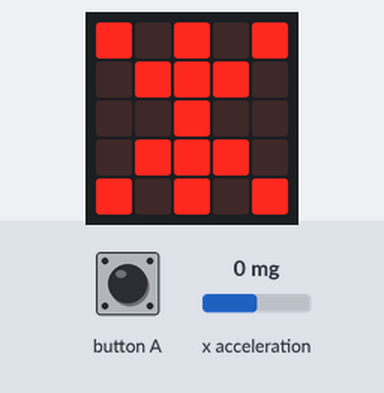
This program was run on a simulated BBC micro:bit (MakeCode). On the bench: the board's 5×5 LED display. The test bench sets the inputs (shaded band); at power-on: x acceleration 0 mg.

Above: at 1.6 s.
1.7 s: x acceleration set to -14 mg
3.2 s: x acceleration set to -18 mg
At 3.7 s:
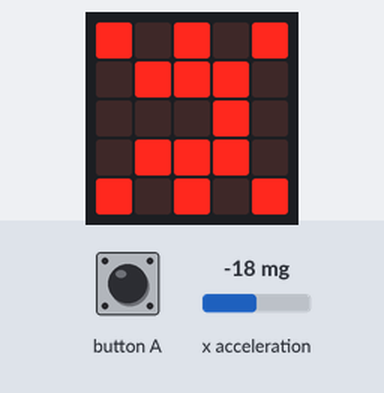
4.7 s: x acceleration set to -1440 mg
At 5.3 s:
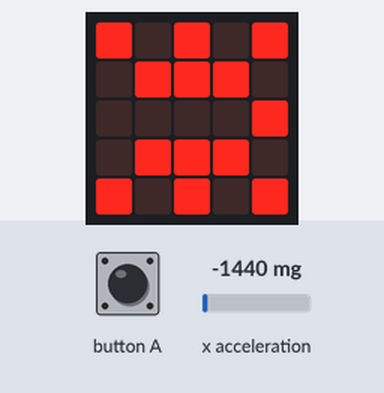
6.2 s: x acceleration set to 750 mg
At 7.4 s:
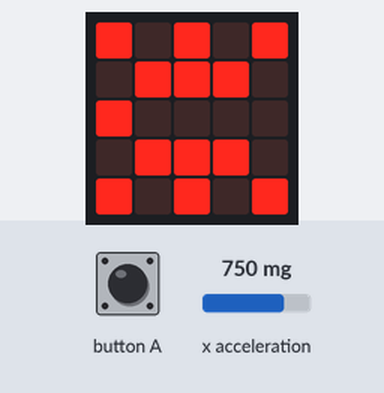
7.7 s: x acceleration set to 70 mg
At 8.2 s:
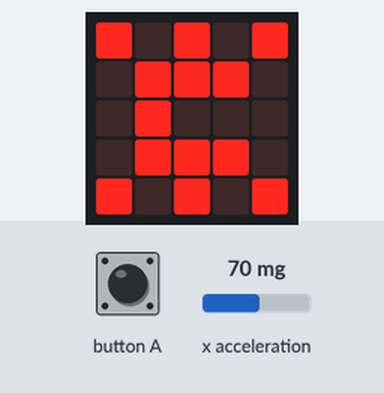
9.2 s: x acceleration set to -750 mg
At 9.8 s:
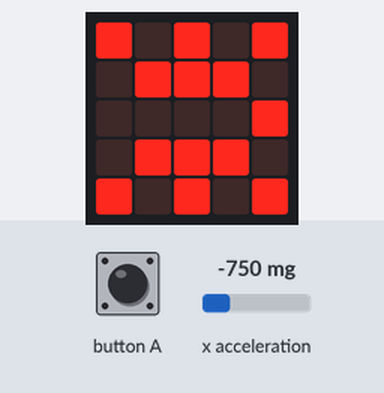
Timing chart, 0 to 11.7 s (numbered marks = the images above; inputs shaded):
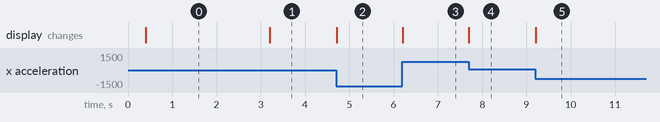

The program:

main.ts
```typescript
input.onButtonPressed(Button.A, function () {
    oprava = zrychleni
})
function mereni () {
    zrychleni = input.acceleration(Dimension.X)
    naklon = zrychleni - oprava
    if (naklon > 100) {
        hodnota_mereni = 0
    } else if (naklon > 15) {
        hodnota_mereni = 1
    } else if (naklon < -100) {
        hodnota_mereni = 4
    } else if (naklon < -15) {
        hodnota_mereni = 3
    } else {
        hodnota_mereni = 2
    }
    return hodnota_mereni
}
let nova = 0
let hodnota_mereni = 0
let naklon = 0
let zrychleni = 0
let oprava = 0
basic.showLeds(`
    # . # . #
    . # # # .
    . . . . .
    . # # # .
    # . # . #
    `)
oprava = 0
let stara = 99
basic.forever(function () {
    nova = mereni()
    if (nova != stara) {
        led.unplot(stara, 2)
        led.plot(nova, 2)
        stara = nova
    }
})
```

test.ts
```typescript
// Tady jsou testy. Při použití tohoto balíčku jako rozšíření nebude zkompilováno.
```

Measured:
- the behaviour switches between -15 and -16 mg on x acceleration (found by bisection; images 0 and 1)
- after the input at 1.7 s, every drawn part: stays the same
- after the input at 3.2 s, the display: changes at once (image 1)
- after the input at 4.7 s, the display: changes at once (image 2)
- after the input at 6.2 s, the display: changes at once (image 3)
- after the input at 7.7 s, the display: changes at once (image 4)
- after the input at 9.2 s, the display: changes at once (image 5)
